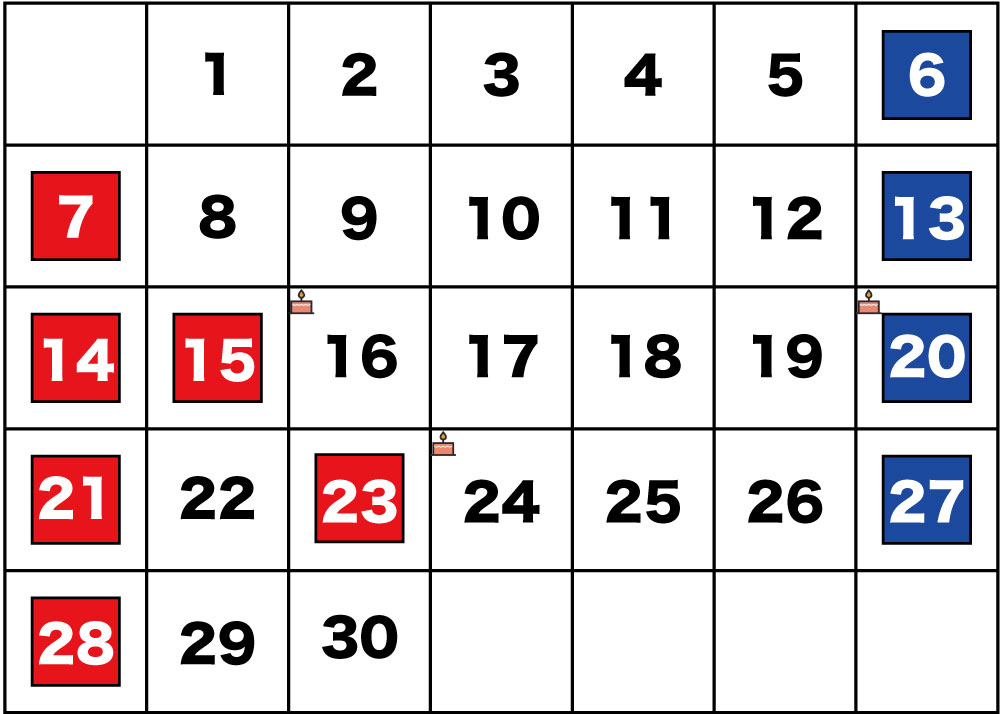
//> input picture src/15/calendar.jpg, 1000 x 714 px
$ ./04   (built with g++ and OpenCV 4)
//> lines starting //> are read from the running program, lines starting //| are printed output that depends on the picture; after the words box and inside, x2 and y2 are one past the last pixel; in counts of white or black regions, pixels touching at a corner belong together
#include <iostream>
#include <opencv2/opencv.hpp>

#define FILE_NAME_INPUT "calendar.jpg"
#define FILE_NAME_TPL "cake.jpg"

using Contour = std::vector<cv::Point>;

int main(int argc, const char *argv[])
{
  auto input = cv::imread(FILE_NAME_INPUT);
//> input is the input picture: 714 rows x 1000 cols, CV_8UC3; mean B, G, R 214.4, 211.3, 220.1
  if (input.empty())
  {
    fprintf(stderr, "読み込み失敗\n");
    return -1;
  }

  auto is_saturday = [&](cv::Vec3b &pixel) -> bool {
    auto [b, g, r] = std::make_tuple(pixel[0], pixel[1], pixel[2]);
    return (b >= 130 && r <= 50 && g <= 100);
  };

  auto color_white = cv::Vec3b(255, 255, 255);
  auto temp_saturday_only = input.clone();

  temp_saturday_only.forEach<cv::Vec3b>(
      [&](cv::Vec3b &pixel, const int *position) -> void { pixel = is_saturday(pixel) ? pixel : color_white; });
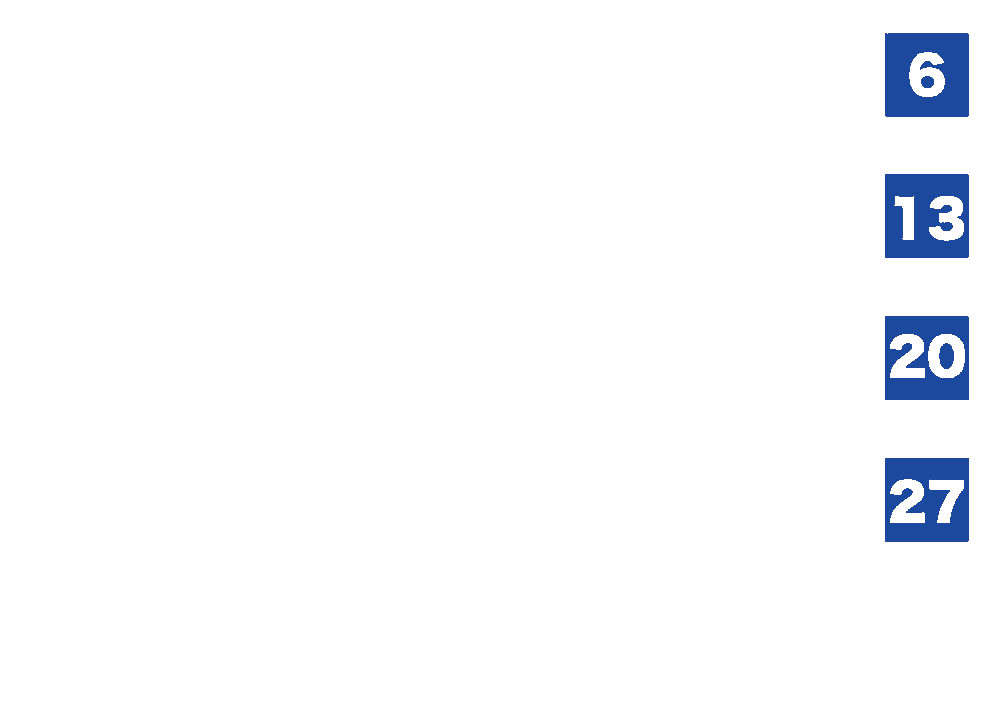
//> temp_saturday_only: 714 rows x 1000 cols, CV_8UC3; mean B, G, R 252.1, 249.5, 248.1

  auto temp_saturday_only_bin = cv::Mat(input.size(), CV_8UC1);
  cv::cvtColor(temp_saturday_only, temp_saturday_only_bin, cv::COLOR_BGR2GRAY);
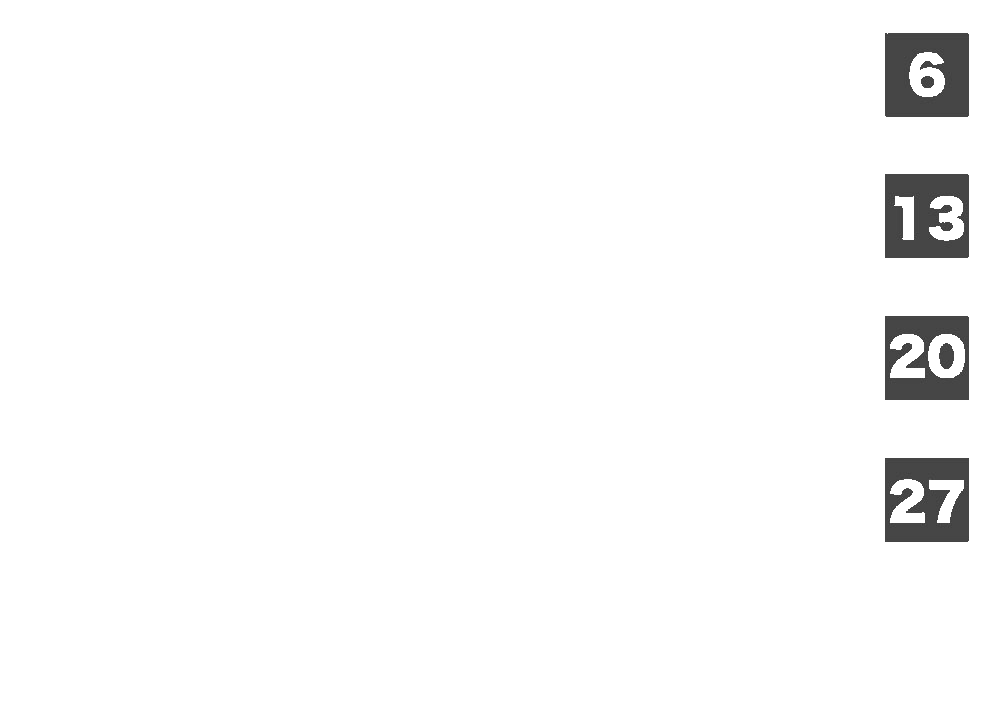
//> temp_saturday_only_bin: 714 rows x 1000 cols, CV_8UC1; min 50, max 255, mean 249.4
  cv::threshold(temp_saturday_only_bin, temp_saturday_only_bin, 100, 255, cv::THRESH_BINARY);
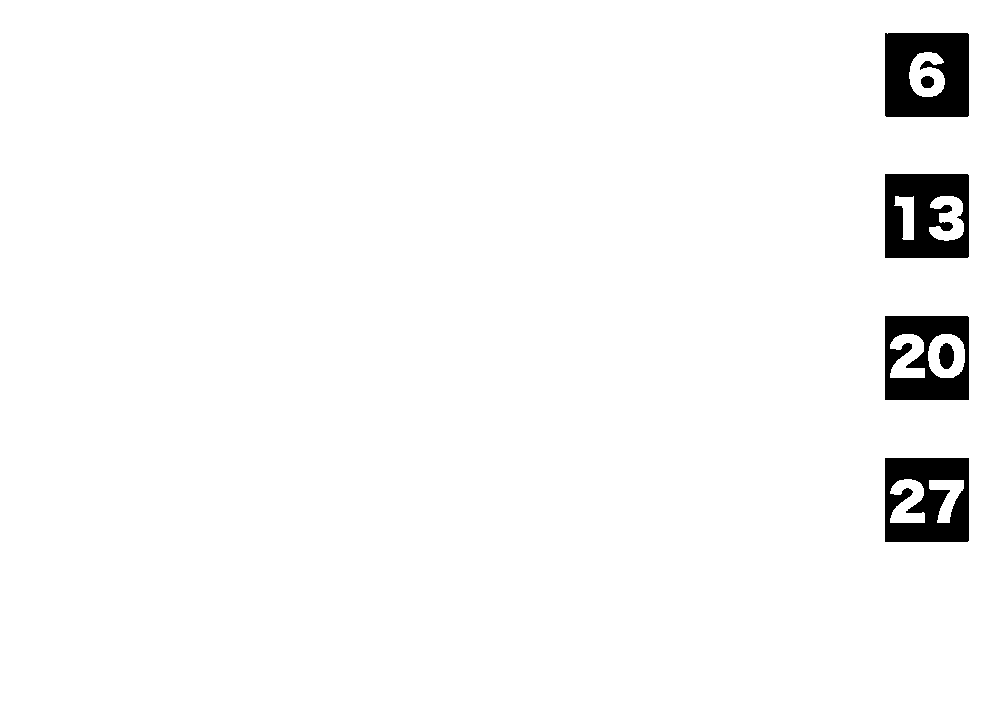
//> temp_saturday_only_bin: 714 rows x 1000 cols, CV_8UC1; 97% white; 6 black regions

  auto contours = std::vector<Contour>();
  {
    auto temp_saturday_only_bin_ = temp_saturday_only_bin.clone();
    cv::findContours(temp_saturday_only_bin_, contours, cv::RETR_LIST, cv::CHAIN_APPROX_NONE);
//> contours = 14 contours; largest, box (x1, y1, x2, y2) and area: (0, 0, 1000, 714) 712287, (884, 457, 970, 543) 7222, (884, 315, 970, 401) 7222, (884, 173, 970, 259) 7220, (884, 32, 970, 118) 7218
  }

  auto contours_filtered = std::vector<Contour>();
  {
    auto pred = [&](const Contour &contour) -> bool {
      auto rect = cv::boundingRect(contour);
      auto area = rect.area();
      std::cout << area << std::endl;
      return (area <= 2000);
    };
    std::copy_if(contours.begin(), contours.end(), std::back_inserter(contours_filtered), pred);
//> contours_filtered = 9 contours; largest, box (x1, y1, x2, y2) and area: (928, 334, 965, 378) 1302, (909, 52, 945, 97) 1131, (890, 334, 925, 378) 923, (890, 479, 925, 523) 910, (929, 196, 964, 241) 901
  }

  auto output = cv::Mat(input.size(), CV_8UC1, cv::Scalar(0));
  cv::drawContours(output, contours_filtered, -1, CV_RGB(255, 255, 255), -1);
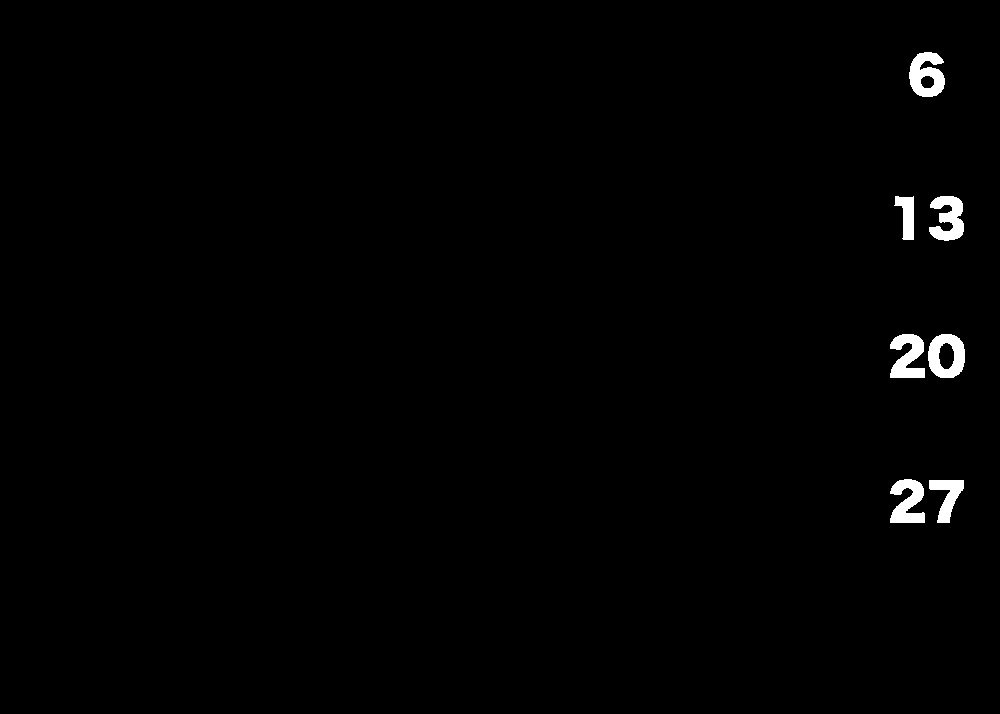
//> output: 714 rows x 1000 cols, CV_8UC1; 0.91% white; 7 white regions, largest, box (x1, y1, x2, y2) and area: (909, 52, 945, 97) 1083, (928, 334, 965, 378) 1057, (890, 334, 925, 378) 1019

  cv::imshow("output", output);
  cv::waitKey();

  return 0;
}
